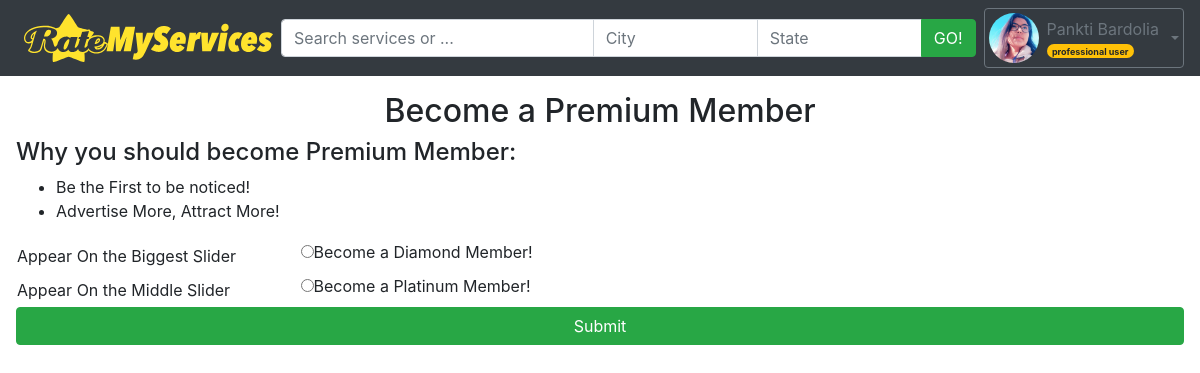
Screenshot of /RateMyServices/upgrade_plans (signed in) with the database file from the repository.
### accounts/models.py (models this page shows, shortened)
class User(AbstractBaseUser):
    email   = models.EmailField(max_length=255,unique=True)
    active  = models.BooleanField(default=True)
    staff   = models.BooleanField(default=False) # a admin user; non super-user
    admin   = models.BooleanField(default=False) # a superuser
    first_name  = models.CharField(max_length=30,null=True,blank=False)
    last_name   = models.CharField(max_length=30,null=True,blank=False)
    professional = models.BooleanField(default=False)
    state       = models.CharField(max_length=30,null=True,blank=False)
    city        = models.CharField(max_length=30,null=True,blank=False)
    zips        = models.CharField(max_length=5,null=True,blank=False)
    street      = models.CharField(max_length=100,null=True,blank=False)
    phone       = models.CharField(max_length=12,null=True,blank=False)
    profile_image = models.ImageField(upload_to='profile_pics/', blank=True)
    USERNAME_FIELD = 'email'
    REQUIRED_FIELDS = ['first_name','last_name'] # Email & Password are required by default.
    objects = UserManager()
    def get_full_name(self):
        full_name = self.first_name + " " + self.last_name
        return full_name
    @property
    def is_professional(self):
        return self.professional
    @property
    def is_active(self):
        return self.active

### RateMyServices/views.py (the view)
# urls.py: path('upgrade_plans', views.upgrade_plans, name='becomePremium'),
def upgrade_plans(request):
	gUser = User.objects.get(id=1) #id = 2 : for testing purposes
	pUser = get_object_or_404(ProfessionalUser, id=request.user.professionaluser_set.all()[0].id)
	if request.method == 'POST' and request.POST['premiumtype']=='Diamond':
		pUser.isDiamond = True
		pUser.isPlatinum = False
		pUser.save()
		return HttpResponseRedirect(reverse('RateMyServices:index'))
	elif request.method == 'POST' and request.POST['premiumtype']=='Platinum':
		pUser.isPlatinum = True
		pUser.isDiamond = False
		pUser.save()
		return HttpResponseRedirect(reverse('RateMyServices:index'))
	elif request.method == 'POST' and request.POST['premiumtype']=='noPremium':
		pUser.isPlatinum = False
		pUser.isDiamond = False
		pUser.save()
		return HttpResponseRedirect(reverse('RateMyServices:index'))
	context = {
		'gUser': gUser,
	}
	return render(request, 'RateMyServices/upgrade_plans.html', context)

### RateMyServices/templates/RateMyServices/upgrade_plans.html (shortened to what this page needs)
{% extends "RateMyServices/base.html" %}
{% block content %}
<div class="p-3">
    <div>
        <h2 class="text-center">Become a Premium Member</h2>
        <h4>Why you should become Premium Member:</h4>
        <ul>
            <li>Be the First to be noticed!</li>
            <li>Advertise More, Attract More!</li>
        </ul>
    </div>
    <form method="POST">
        <div class="d-flex flex-column">
            <table width="50%">
            {% if not request.user.professionaluser_set.all.0.isDiamond %}
            <tr>
                <td><span>Appear On the Biggest Slider</span></td>
                <td><span><input type="radio" name="premiumtype" value="Diamond" id="Diamond" required><label for="Diamond">Become a Diamond Member!</label></span></td>
            </tr>
            {% endif %}
            {% if not request.user.professionaluser_set.all.0.isPlatinum %}
            <tr>
                <td><span>Appear On the Middle Slider</span></td>
                <td><span><input type="radio" name="premiumtype" value="Platinum" id="Platinum"><label for="Platinum">Become a Platinum Member!</label></span></td>
            </tr>
            {% endif %}
            </table>
            <button class="btn btn-success">Submit</button>
        </div>
    </form>
</div>
{% endblock %}

### RateMyServices/templates/RateMyServices/users_login_block.html (shortened to what this page needs)
{% load static %}
{% if request.user.first_name == None %}
        <div class="btn-group d-flex d-inline">
            <form class="mr-1" action="{% url 'RateMyServices:login' %}" method="post">
                {% csrf_token %}
                <button class="btn btn-success btn-sm" type="submit">Log in</button>
            </form>
            <form class="" action="{% url 'RateMyServices:signup_view' %}" method="post">
                {% csrf_token %}
                <button class="btn btn-outline-success btn-sm" type="submit">Sign up</button>
            </form>
        </div>
{% else %}
    <div class="btn-group">
        <button type="button" class="btn btn-outline-secondary p-1 dropdown-toggle d-flex align-items-center" data-toggle="dropdown" aria-haspopup="true" aria-expanded="false">
            {% if request.user.profile_image %}
            <div class="rounded-circle mr-2" style="background: url({{request.user.profile_image.url}}) no-repeat; height: 50px; width: 50px; background-size: cover; background-position: center;"></div>
			{% else %}
			<div>
				<i class="fa fa-user-circle fa-3x mr-2"></i>
			</div>
			{% endif %}
            <div class="d-flex flex-column mr-2">
                <div class="mb-1 p-0 text-nowrap overflow-hidden">{{request.user.get_full_name}}</div>
                {% if request.user.is_professional %}
                <div class="badge badge-pill badge-warning mr-auto" style="font-size: 9px;">professional user
                </div>
                {% else %}
                    <div class="badge badge-pill badge-success mr-auto" style="font-size: 9px;">general user</div>
                {% endif %}
            </div>
        </button>
    </div>
{% endif %}

### rows the page displays
User: user.profile_image (picture), user.get_full_name "Pankti Bardolia"
